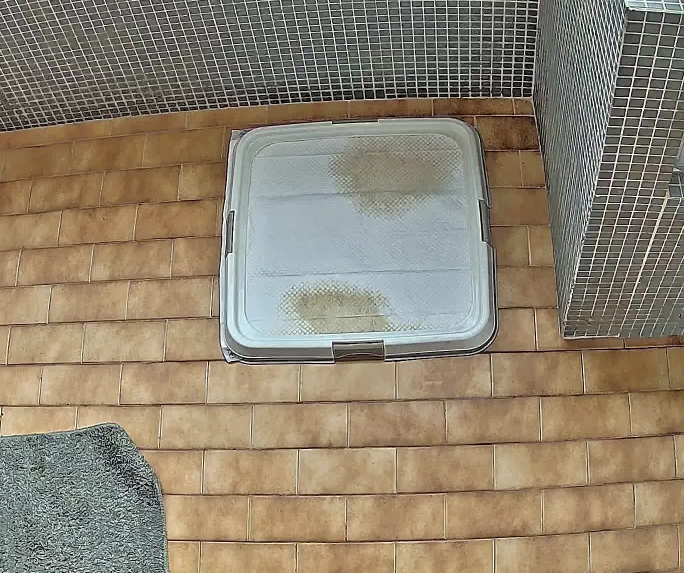
#> input picture tests/fixtures/daylight_1110/after.jpg, 1368 x 1146 px (shown at 1/2 size)
$ python -i review_grid.py   (imports and definitions only)
#> lines starting #> are read from the running program, lines starting #| are printed output that depends on the picture
"""Prototype of the 2x2 review image (offline, not used by the app yet).

Top row: BEFORE and AFTER pad crops with the same contrast stretch and colour boost.
Bottom row: yellow maps (CIE LAB b*) of both, with a red outline on the AFTER map where
yellow grew. Infrared frames have no colour: the bottom row then shows the grey change.

Usage: python tools/review_grid.py OUT_DIR VISIT_DIR [VISIT_DIR ...]
"""

from __future__ import annotations

import sys
from pathlib import Path

from PIL import Image, ImageChops, ImageCms, ImageDraw, ImageEnhance, ImageFilter, ImageOps

CROP = (0.345, 0.285, 0.705, 0.675)  # pad inside the tray, fractions of the frame
TILE = 420
YELLOW_GROWTH = 10  # b* levels (0-255 scale) a pixel must gain to count as "more yellow"

_LAB = ImageCms.buildTransform(
    ImageCms.createProfile("sRGB"), ImageCms.createProfile("LAB"), "RGB", "LAB"
)


def _crop(path: Path) -> Image.Image:
    im = Image.open(path).convert("RGB")
#> im is the input picture: PIL image 1368x1146 RGB; mean R, G, B 142.5, 130.9, 111.7
    w, h = im.size
#> w = 1368; h = 1146
    x1, y1, x2, y2 = CROP
    c = im.crop((int(x1 * w), int(y1 * h), int(x2 * w), int(y2 * h)))
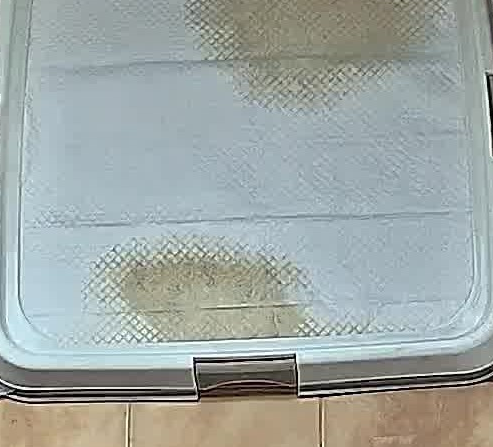
#> c: PIL image 493x447 RGB; mean R, G, B 158.9, 167, 164
    return c.resize((TILE, int(TILE * c.height / c.width)))


def is_colour(im: Image.Image) -> bool:
    px = im.resize((48, 36)).get_flattened_data()
    return sum(max(p) - min(p) for p in px) / len(px) > 12


# [37 lines left out: functions _white_balance, _stretch_pair, not called in this run]


def _yellow(im: Image.Image) -> Image.Image:
    return ImageCms.applyTransform(im, _LAB).getchannel("B").filter(ImageFilter.GaussianBlur(3))


# [61 lines left out: functions _yellow_maps, _grey_change, _outline, grid, main, not called in this run]


# [2 lines not run here, left out]

>>> result = _crop('../tests/fixtures/daylight_1110/after.jpg')
